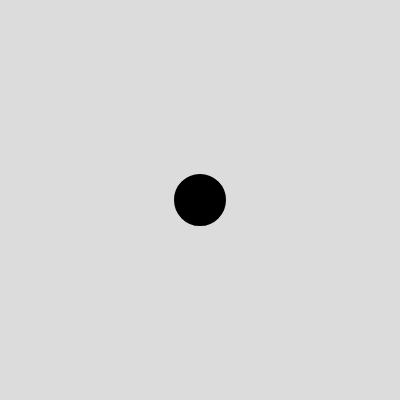
Frame 1 (no input)
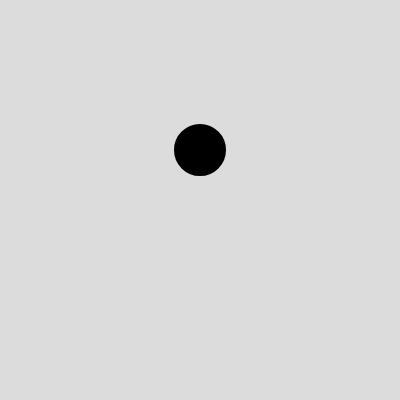
Frame 60 (no input)
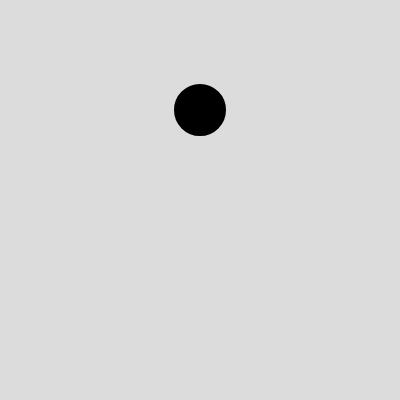
Frame 120 (the mouse pressed at the canvas centre since frame 60)

The p5.js sketch that drew these frames (run headless with seeded random() and noise() and a simulated clock; from frame 60 on, the mouse is pressed at the canvas centre):

// p5.js sketch
// ── sketch.js
let x;
let y;
let dia=50;
let speed=10;
function setup() {
  createCanvas(400, 400);
  strokeWeight(2);
  fill(0);
  x=width/2;
  y=height/2;
}

function draw() {
  background(220);
  circle(x,y,dia);
  if(y<dia){
    speed*=-1;
  }
  if(y>height-dia){
    speed*=-1
  }
  y+=speed;
}
